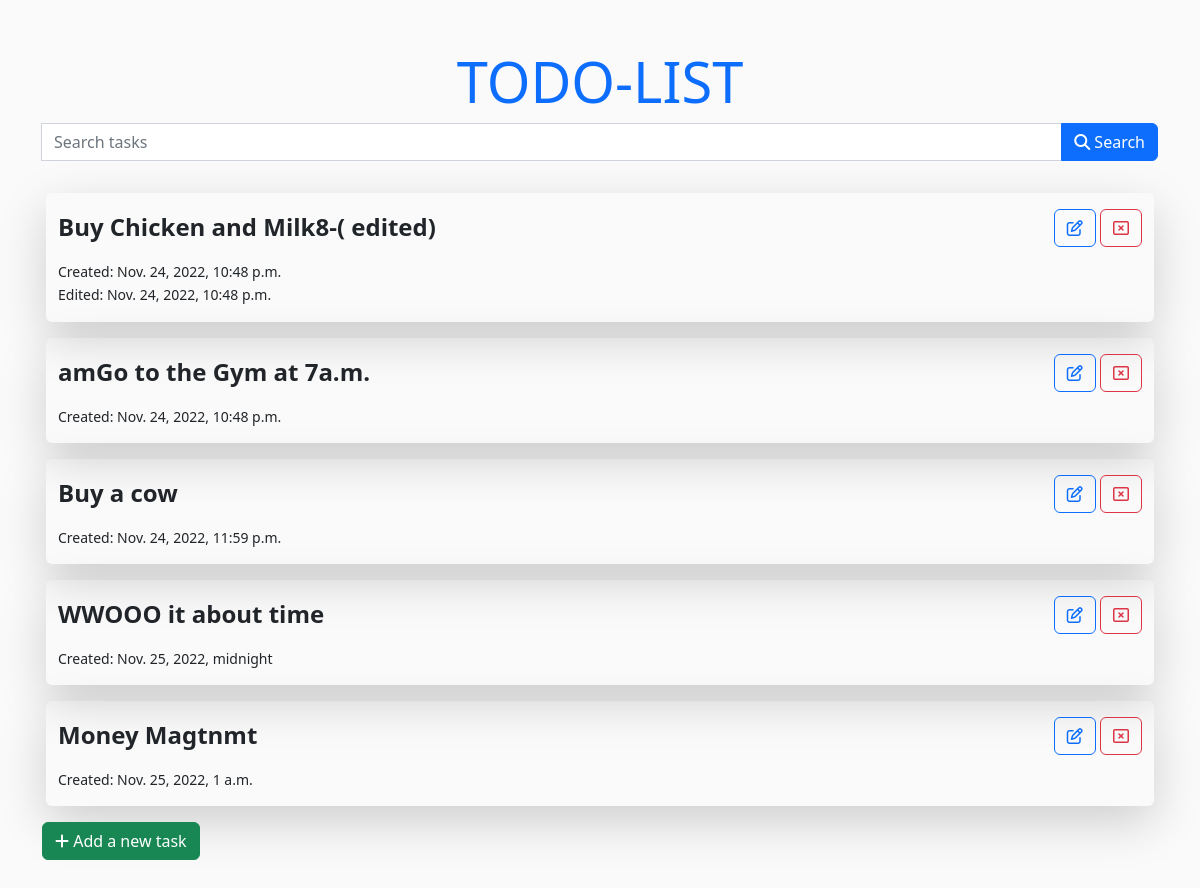
Before: / with the older database file.
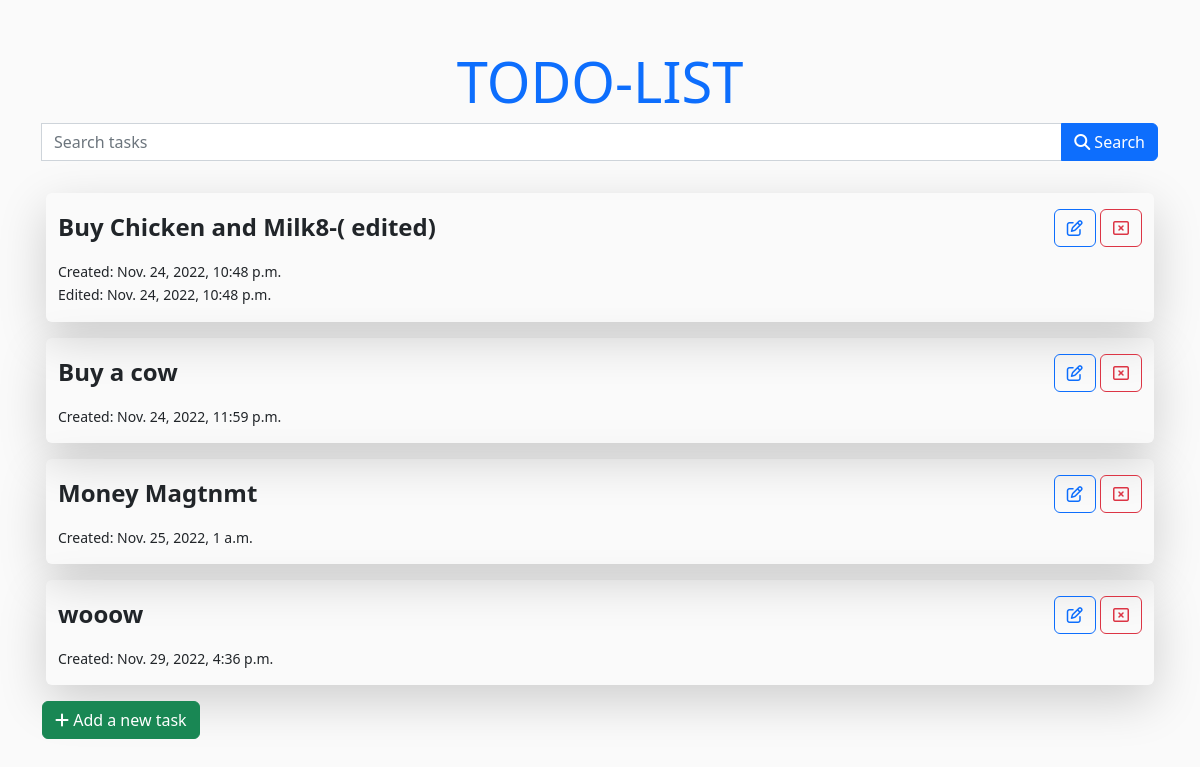
After: the same page with the newer database file.
### todoList/models.py (models this page shows, shortened)
class Todo(models.Model):
    task_name = models.CharField(max_length=200)
    created_at = models.DateTimeField(auto_now_add=True, null=True, blank=True)
    updated_at = models.DateTimeField(auto_now=True, blank=True)

### todoList/views.py (the view)
# urls.py: path('', views.todoView, name='todo'),
def todoView(request):
    todos = Todo.objects.all()
    context = {
        'todos': todos
    }
    return render(request, 'todoList/index.html', context)

### templates/todoList/index.html (shortened to what this page needs)
{% extends "common/base.html" %}
{% block body %}
    <div class="container my-5">
        <div class="row justify-content-md-center text-center">
            <h1 class=" display-4"> <a class="header" href="{% url  'todo' %}">TODO-LIST</a></h1>
            <div class="col-md-12">
                <form method="GET" action="{% url 'search_task' %}">
                    <div class="input-group mb-3">
                        <input type="text" class="form-control" name="search-term" placeholder="Search tasks" aria-label="Recipient's username" aria-describedby="button-addon2">
                        <button class="btn btn-primary" type="submit" id="button-addon2"><i class="fas fa-search"></i> Search</button>
                    </div>
                </form>
            </div>
        </div>
        {% for todo in todos %}
            <div class="row  shadow  rounded  pt-3 mx-1 py-3 my-3 shadow-lg">
                <div class="col-md-8 mx-auto ">
                    <p class="fs-4 fw-bold "> {{ todo.task_name }}</p>
                    <small class="d-block"> Created: {{ todo.created_at }}</small>
                    {% if todo.created_at < todo.updated_at %}
                        <small>Edited: {{ todo.created_at }}</small>
                    {% endif %}
                </div>
                <div class="col-md-4 text-start col-12 text-md-end">
                    <a href="{% url 'update_task' todo.id %}" class="btn btn-outline-primary btn-inline"><i class="fa-regular fa-pen-to-square todo-update-btn" ></i></a>
                    <form class="d-inline" action="{% url 'delete_task' todo.id %}" method="POST">
                        <button class="btn btn-outline-danger d-inline " type="submit"><i class="fa-regular fa-rectangle-xmark todo-update-btn"></i></button>
                    </form>
                </div>
            </div>
        {% empty %}
            {% if todos %}
            {% else %}
                <p class="fs-5 fw-bold">No items found with your search term, or there is no todo added yet</p>
            {% endif %}
        {% endfor %}
        <div class="row  my-3">
            <div class="col-12">
                <a href="{% url 'addTask' %}" class="btn btn-success"><i class="fa-sharp fa-solid fa-plus"></i>  Add a new task</a>
            </div>
        </div>
    </div>
{% endblock %}

### templates/common/base.html (shortened to what this page needs)
<!DOCTYPE html>
{% load static %}
<html lang="en">
<link href="https://cdn.jsdelivr.net/npm/bootstrap@5.2.2/dist/css/bootstrap.min.css" rel="stylesheet">
<link rel="stylesheet" href="https://cdnjs.cloudflare.com/ajax/libs/font-awesome/4.7.0/css/font-awesome.min.css">
<link   rel="stylesheet"  type="text/css" href="{% static 'css/main.css' %}"/>
<head>
</head>
<body>
{% block body %}
                {% endblock %}
</body>
</html>

### static/css/main.css (style rules this page uses)
body { background-color: #fafafa; }
.header { text-decoration: none !important; }

Changed rows visible on the page:
removed Todo: task_name "amGo to the Gym at 7a.m.", created_at "Nov. 24, 2022, 10:48 p.m."
removed Todo: task_name "WWOOO it about time", created_at "Nov. 25, 2022, midnight"
added Todo: task_name "wooow", created_at "Nov. 29, 2022, 4:36 p.m."
